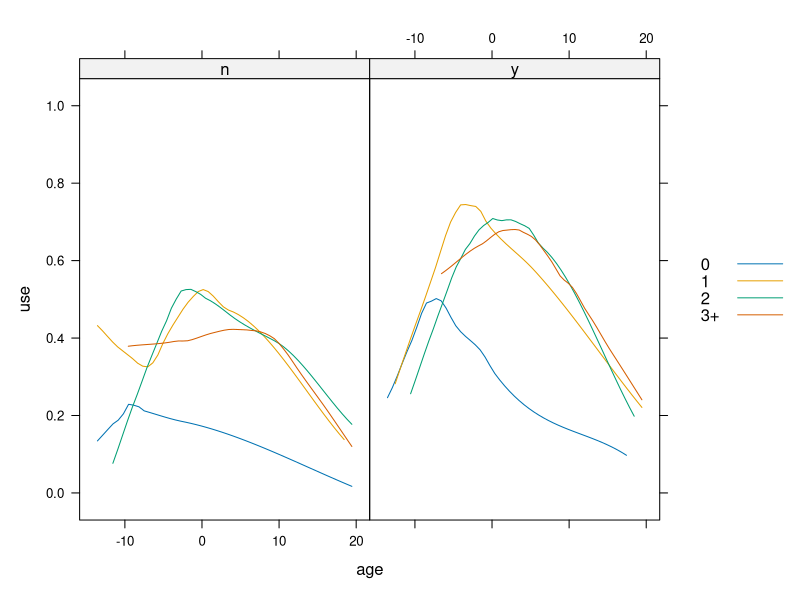
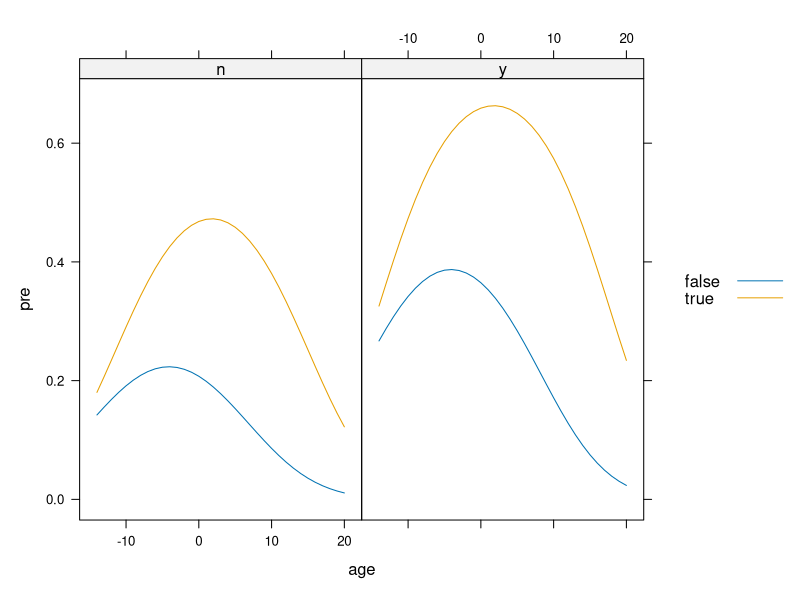

R code for these plots, in order:
# Redo in R: https://repsychling.github.io/SMLP2024/glmm.html

library("lme4")

dat <- read.table("data/contra.dat", header = TRUE)

dat$districtID <- factor(dat$districtID)
dat$childCode <- factor(dat$childCode,
                        levels = 1:4,
                        labels = c("0", "1", "2", "3+"))
dat$isUrban <- factor(dat$isUrban,
                      levels = 0:1,
                      labels = c("n", "y"))

# simplify names
names(dat) <- c("dist", "use", "livch", "age", "urban")

# The information recorded included woman’s age, the number of live children she
# has, whether she lives in an urban or rural setting, and the political
# district in which she lives.

lattice::xyplot(use ~ age | urban, dat, groups = livch,
                type = "smooth", auto.key = TRUE)
# Smoothed relative frequency of contraception use versus centered age for women
# in the 1989 Bangladesh Fertility Survey

#contrasts(dat$urban) <- "contr.helmert"
#contrasts(dat$livch) <- "contr.treatment"   # default, but why not be explicit

# Fit model
gm1 <- glmer(use ~ age + I(age^2) + urban + livch + (1 | dist), data = dat,
             family = binomial("logit"))

# Create binary variable for livch

dat$children <- factor(ifelse(dat$livch == 0, "false", "true"),
                       levels = c("false", "true"))
#contrasts(dat$children) <- "contr.sum"

# Fit model with interaction
gm2 <- glmer(use ~ age * children + I(age^2) + urban + (1 | dist), data = dat,
             family = binomial("logit"))

# Compare models
data.frame(models = c("gm1", "gm2"),
           df = AIC(gm1, gm2)[, 1],
           AIC = AIC(gm1, gm2)[, 2],
           BIC = BIC(gm1, gm2)[, 2],
           deviance = c(deviance(gm1), deviance(gm2)))

# It turns out that there can be more difference between urban and rural
# settings within the same political district than there is between districts.

gm3 <- glmer(use ~ age * children + I(age^2) + urban + (1 | urban:dist),
             data = dat, family = binomial("logit"),
             control = glmerControl(calc.derivs = FALSE))

# Compare models
data.frame(models = c("gm1", "gm2", "gm3"),
           df = AIC(gm1, gm2, gm3)[, 1],
           AIC = AIC(gm1, gm2, gm3)[, 2],
           BIC = BIC(gm1, gm2, gm3)[, 2],
           deviance = c(deviance(gm1), deviance(gm2), deviance(gm3)))

# Notice that the parameter count in gm3 is the same as that of gm2 - the thing
# that has changed is the number of levels of the grouping factor- resulting in
# a much lower deviance for gm3. This reinforces the idea that a simple count of
# the number of parameters to be estimated does not always reflect the
# complexity of the model.

# Model predictions

newdat <- data.frame(children = factor(rep(c("true", "false"), each = 2)),
                     urban = factor(rep(c("y", "n"), times = 2)),
                     age = 0)

newdat$pre <- predict(gm3, type = "response", newdata = newdat, re.form = NA)

# Summary

# * From the data plot we can see a quadratic trend in the probability by age.
# * The patterns for women with children are similar and we do not need to
#   distinguish between 1, 2, and 3+ children.
# * We do distinguish between those women who do not have children and those
#   with children. This shows up in a significant age & children interaction
#   term.

# Plot predictions

newdat <- expand.grid(children = factor(c("true", "false")),
                      urban = factor(c("y", "n")),
                      age = -14:20)

newdat$pre <- predict(gm3, type = "response", newdata = newdat, re.form = NA)

lattice::xyplot(pre ~ age | urban, data = newdat, groups = children,
                type = "l",
                auto.key = TRUE)
